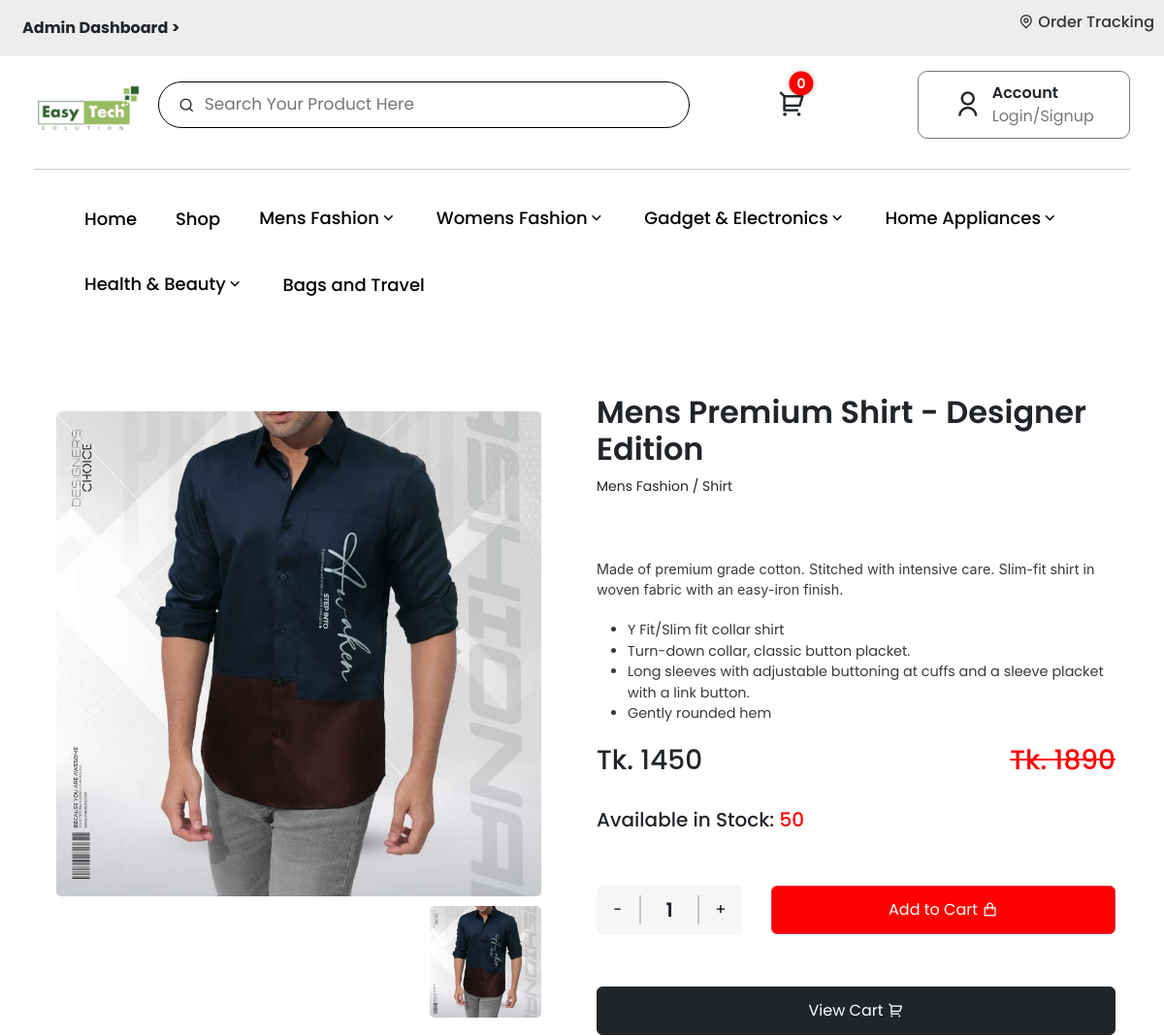
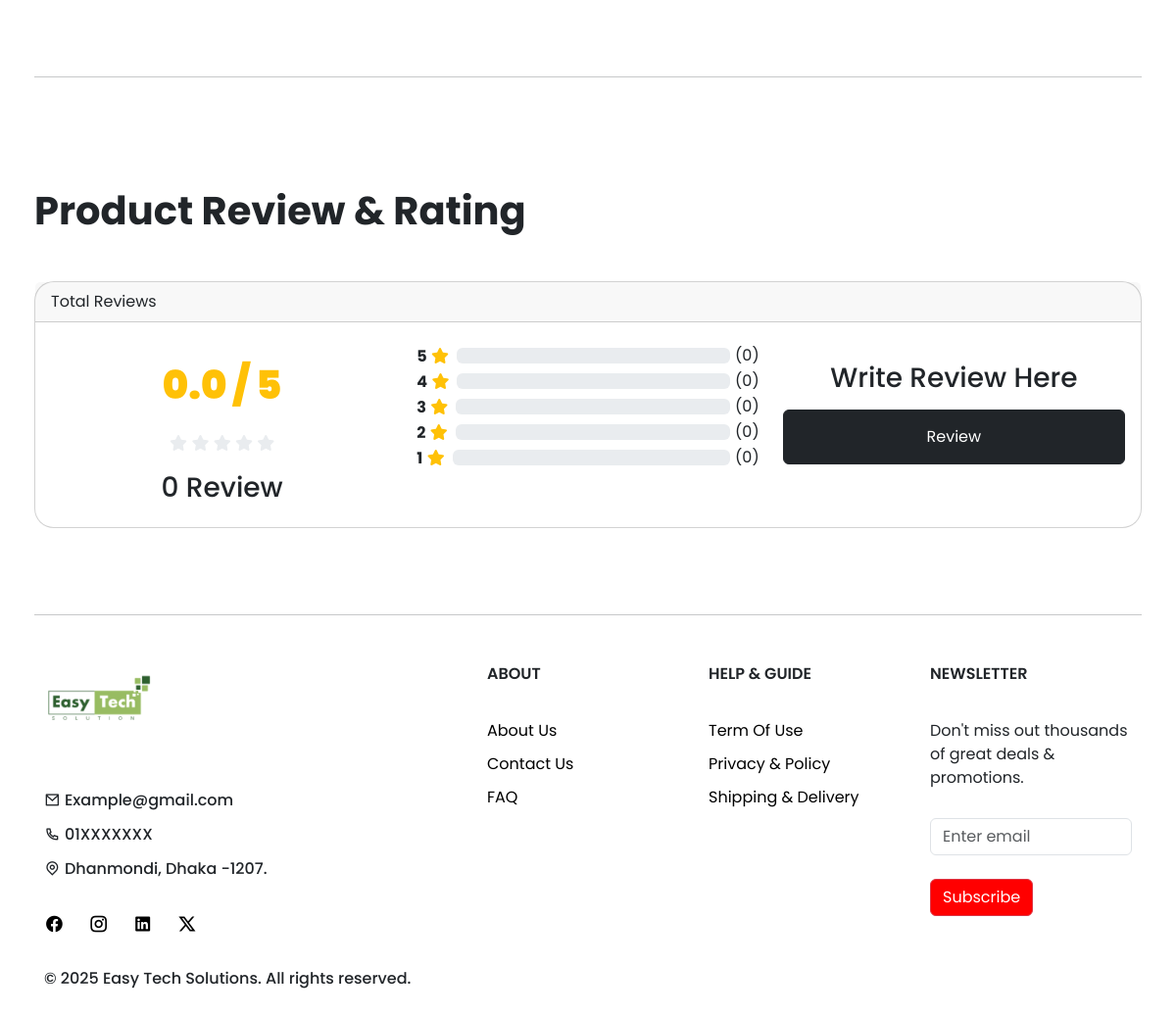
Page /product.php?pi=1 on the committed database (2 pictures, top to bottom).
### tables this page shows
CREATE TABLE `main_category` (
  `main_ctg_id` int(11) NOT NULL,
  `main_ctg_name` varchar(100) NOT NULL,
  `main_ctg_des` text DEFAULT NULL,
  `main_ctg_img` varchar(255) DEFAULT NULL
);

CREATE TABLE `product_info` (
  `product_id` int(11) NOT NULL,
  `product_title` varchar(255) NOT NULL,
  `product_regular_price` int(11) NOT NULL,
  `product_price` int(11) NOT NULL,
  `main_ctg_id` int(11) NOT NULL,
  `sub_ctg_id` int(11) NOT NULL,
  `available_stock` int(11) NOT NULL,
  `size_option` varchar(50) DEFAULT NULL,
  `product_keyword` varchar(255) DEFAULT NULL,
  `product_code` varchar(255) NOT NULL,
  `product_description` text DEFAULT NULL,
  `product_img1` varchar(255) DEFAULT NULL,
  `product_img2` varchar(255) DEFAULT NULL,
  `product_img3` varchar(255) DEFAULT NULL,
  `product_img4` varchar(255) DEFAULT NULL,
  `created_at` timestamp NOT NULL DEFAULT current_timestamp(),
  `product_type` text NOT NULL
);

CREATE TABLE `sub_category` (
  `sub_ctg_id` int(11) NOT NULL,
  `sub_ctg_name` varchar(100) NOT NULL,
  `main_ctg_name` varchar(100) NOT NULL
);

### product.php (the view, shortened to what this page needs)
<!DOCTYPE html>
<html lang="en">
<head>
    <link href="https://cdn.jsdelivr.net/npm/bootstrap@5.3.3/dist/css/bootstrap.min.css" rel="stylesheet">
    <link rel="stylesheet" href="css/style.css">
    <link rel="stylesheet" href="css/navbar.css">
    <link rel="stylesheet" href="css/cartbar.css">
    <link rel="stylesheet" href="css/product.css">
    <link rel="stylesheet" href="css/dark.css">
    <link rel="stylesheet" href="https://cdnjs.cloudflare.com/ajax/libs/remixicon/4.6.0/remixicon.css">
    <link rel="stylesheet" href="https://cdnjs.cloudflare.com/ajax/libs/font-awesome/6.7.2/css/all.min.css">
</head>
<body>
<?php
include 'order-tracking-bar.php';
include 'header.php';
?>
<section class="product py-5">
    <div class="container">
            <?php
                require 'database/dbConnection.php';
                $product_id = $_GET['pi'];
                $quantity = 1;
                $sql = "SELECT p.*, mc.main_ctg_name, sc.sub_ctg_name
                        FROM product_info p
                        JOIN main_category mc ON p.main_ctg_id = mc.main_ctg_id
                        JOIN sub_category sc ON p.sub_ctg_id = sc.sub_ctg_id
                        WHERE p.product_id='$product_id'";
                $result = $conn->query($sql);
                if ($result->num_rows > 0) {
                    $product = $result->fetch_assoc();
                    echo "
                        <div class='product-container' product-id='$product[product_id]' product-title='$product[product_title]' product-img='Admin/$product[product_img1]' product-price='$product[product_price]' product-quantity='$quantity'>
                            <div class='product-images'>
                                <div class='img-thumb'>
                                    <img id='main-image' src='img/{$product['product_img1']}' alt='Product Image'>";
                                    ?>
                                    <div class='img-small'>
                                        <?php
                                        if (!empty($product['product_img1'])) {
                                            echo "<img src='img/{$product['product_img1']}' alt='Thumbnail 1' onclick='changeImage(\"img/{$product['product_img1']}\")'>";
                                        }
                                        ?>
                                    </div>
                                    <?php
                                echo " </div>
                            </div>
                            <div class='product-details'>
                                <div>
                                    <h2 class='js-waypoint-sticky'>{$product['product_title']}</h2>
                                    <p>{$product['main_ctg_name']} / {$product['sub_ctg_name']}</p>
                                    <br>
                                    <p class='description'>{$product['product_description']}</p>
                                    <div class='price-inf' style='display: flex; justify-content: space-between;'>
                                        <h3 class='price'>Tk. {$product['product_price']}</h3>
                                        <h3 style='text-decoration: line-through; color: var(--theme);' class='price'>Tk. {$product['product_regular_price']}</h3>
                                    </div>
                                    <br>";
                                    if ($product['available_stock'] > 0) {
                                        echo "<h5>Available in Stock: <span style='color: var(--theme);'>{$product['available_stock']}</span></h5>";
                                        echo "<br>
                                    <br>
                                    <div class='btn-and-counter'>
                                        <div class='counter'>
                                            <button onclick='minus()' class='minus'>-</button>
                                            <span class='num'>$quantity</span>
                                            <button onclick='plus()' class='plus'>+</button>
                                        </div>
                                        <button onclick='addProductToCart(this)' class='btn btn-danger add-cart'>
                                            <span>Add to Cart</span> <i class='ri-shopping-bag-line'></i>
                                        </button>
                                    </div>";
                                    } else {
                                        echo "<h5 style='color: red;'>Out of stock!</h5>";
                                    }
                                echo"<br>
                                    <button onclick='window.location.href=\"viewCart.php\";' class='btn btn-dark buy-now'>
                                        <span>View Cart</span> <i class='ri-shopping-cart-2-line'></i>
                                    </button>
                                </div>
                            </div>
                        </div>
                    ";
                }
            ?>
        <br><br><hr>
    </div>
</section>
<?php include 'ratings.php'; ?>
<div class="container">
<br><hr><br>
</div>
<?php
include 'footer.php';
?>
</body>
</html>

### header.php (shortened to what this page needs)
<nav id="home">
    <div class="container">
        <div class="inner">
            <div class="logo">
                <a href="index.php"><span>
                    <?php include 'logo.php'; ?>
                </span></a>
            </div>
            <div class="search-area">
                <div class="search-row dropdown">
                    <i class="ri-search-line"></i>
                    <input id="input-box" type="text" autofocus required placeholder="Search Your Product Here" autocomplete="off">
                </div>
            </div>
            <div class="btn-area">
                <div class="cart-btn">
                    <div class="cart-container">
                        <div onclick="openCartBar()" class="cart-icon"><i class="ri-shopping-cart-2-line"></i></div>
                        <div class="cart-counter top-cart-counter">0</div>
                    </div>
                </div>
                <div class="login-btn" onclick="window.location.href='registration.php'">
                    <i class="ri-user-line"></i>
                    <div class="txt-area">
                        <p class="bold-title">Account</p>
                        <p class="gray-title">Login/Signup</p>
                    </div>
                </div>
            </div>
        </div>
        <div class="pages" id="pages">
            <div>
                    <?php include 'logo.php'; ?>
                <hr>
                <ul style="font-weight: 500;">
                    <li style="padding: 20px;"><a href="index.php">Home</a></li>
                    <li style="padding: 20px;"><a href="shop.php">Shop</a></li>
                    <?php
                        include 'database/dbConnection.php';
                        $mainCategoriesSql = "SELECT * FROM main_category";
                        $mainCategoriesResult = $conn->query($mainCategoriesSql);
                        if ($mainCategoriesResult->num_rows > 0) {
                            $index = 0;
                            while ($mainCategory = $mainCategoriesResult->fetch_assoc()) {
                                $index++;
                                $mainCtgName = $mainCategory['main_ctg_name'];
                                $subCategoriesStmt = $conn->prepare("SELECT * FROM sub_category WHERE main_ctg_name = ?");
                                $subCategoriesStmt->bind_param("s", $mainCtgName);
                                $subCategoriesStmt->execute();
                                $subCategoriesResult = $subCategoriesStmt->get_result();
                                if ($subCategoriesResult->num_rows <= 0) {
                                    ?>
                                        <li style="padding: 20px;"><a href="category.php?main_ctg_id=<?php echo $mainCategory['main_ctg_id']; ?>"><?php echo $mainCtgName; ?></a></li>
                                    <?php
                                } else {
                                    ?>
                                    <li style="padding: 20px;">
                                        <div class="dropdown">
                                            <button style="font-weight: 500;" onclick="dropdownBtn(<?php echo $index; ?>)" class="dropdown-btn"><?php echo $mainCtgName; ?><i class="ri-arrow-down-s-line"></i></button>
                                        </div>
                                    </li>
                                <?php
                                }
                            }
                        }
                    ?>
                </ul>
            </div>
        </div>
    </div>
</nav>

### css/style.css (style rules this page uses)
:root { --white: #fff; --black: #000; --gray: #787878; --topback: #F4F6F8; --back2: #fffcf886; --theme: #ff0000; --themehover: #cf0909; }
* { margin: 0; padding: 0; box-sizing: border-box; font-family: "Poppins", serif; }
html { scroll-behavior: smooth; }
body { transition: .3s; }
a { color: var(--black); text-decoration: none; cursor: pointer; }
p { margin-bottom: 0; }
ul, li { list-style: none; }
.bold-title { font-weight: 600; }
.gray-title { color: var(--gray); }
.btn-danger { background: var(--theme); }
.container { max-width: 1670px; margin-left: auto; margin-right: auto; padding: 0 35px; }

### css/navbar.css (style rules this page uses)
.cart-container { position: relative; display: inline-block; margin-right: 30px; }
.cart-icon { position: relative; }
.cart-counter { position: absolute; top: 0; background-color: red; color: white; font-size: 14px; font-weight: 600; min-width: 25px; min-height: 25px; border-radius: 50%; display: flex; align-items: center; justify-content: center; transform: translate(50%, -50%); box-shadow: 0 0 5px rgba(0, 0, 0, 0.3); }
.logo a { font-size: 2.6rem; font-weight: 600; letter-spacing: -3px; transition: .3s; }
nav .container { transition: .3s ease; }
nav .inner { width: 100%; padding: 15px 0; display: flex; align-items: center; }
.logo { width: 10%; }
.search-area { width: 50%; }
.btn-area { width: 40%; }
.search-area { margin: 0 15px; border-radius: 25px; border: 1px solid var(--black); }
.search-row { display: flex; align-items: center; padding: 10px 20px; }
.search-area .search-row input { margin-left: 10px; flex: 1; border: 0; outline: 0; background: transparent; font-size: 17px; }
.btn-area { display: flex; }
.btn-area i { font-size: 1.8rem; padding-right: 10px; cursor: pointer; transition: .3s; }
.call, .cart-btn, .login-btn { display: flex; width: 33.33%; align-items: center; justify-content: center; }
.login-btn { border: 1px solid var(--gray); border-radius: 10px; padding: 10px; cursor: pointer; transition: .3s; }
.pages ul { display: flex; flex-wrap: wrap; align-items: center; }
.pages ul li { padding: 5px 20px; }
.pages ul li a { font-size: 18px; }
.dropdown button { font-size: 18px; border: none; cursor: pointer; background: none; }
@media only screen and (max-width: 1450px) { .cart-btn, .login-btn { width: 50%; } }

### css/product.css (style rules this page uses)
.product-container { display: grid; grid-template-areas: 'prd-img prd-dt'; grid-template-columns: 50% 50%; }
.product-container > div { padding: 15px; }
.product-images { grid-area: prd-img; display: flex; flex-direction: column; gap: 10px; margin-right: 20px; }
.product-details { grid-area: prd-dt; display: flex; align-items: center; }
.img-thumb { max-width: 500px; margin: auto; }
.product-images img { display: block; object-fit: cover; width: 100%; cursor: pointer; border-radius: 5px; margin-left: auto; }
.product-images .img-small { display: flex; column-gap: 10px; margin-top: 10px; width: 100%; }
.product-images .img-small img { object-fit: cover; width: 23%; }
.product-details h2 { font-weight: 600; }
.product-details p { font-size: 14px; margin-bottom: 20px; }
.product-details .description { max-width: 500px; }
.buy-now { width: 100%; height: 50px; }
.btn-and-counter { display: flex; margin-bottom: 30px; }
.add-cart { width: 100%; }
.counter { width: 150px; height: 50px; display: flex; align-items: center; justify-content: center; border-radius: 5px; background: var(--topback); margin-right: 30px; }
.counter span { width: 100%; text-align: center; font-size: 20px; font-weight: 600; }
.counter .plus, .counter .minus { border: 0; outline: 0; padding: 10px; width: 80px; background: none; cursor: pointer; }
.counter span.num { font-size: 20px; border-right: 2px solid rgba(0,0,0,0.2); border-left: 2px solid rgba(0,0,0,0.2); }

### product.php (style rules this page uses)
.product-details ul li { list-style: disc; }

### rows in the picture
main_category: main_ctg_name "Mens Fashion"
main_category: main_ctg_name "Womens Fashion"
main_category: main_ctg_name "Gadget & Electronics"
main_category: main_ctg_name "Home Appliances"
main_category: main_ctg_name "Health & Beauty"
main_category: main_ctg_name "Bags and Travel"
product_info: product_img1 (picture), product_title "Mens Premium Shirt - Designer Edition", main_ctg.main_ctg_name "Mens Fashion", sub_ctg.sub_ctg_name "Shirt", product_description "Made of premium grade cotton. Stitched with intensive care. Slim-fit shirt in woven fabric with an easy-iron finish. Y Fit/Slim fit collar shirt Turn-down collar, classic button placket. Long sleeves with adjustable buttoning at cuffs and a sleeve placket with a link button. Gently rounded hem", product_price "1450", product_regular_price "1890", available_stock "50"

### other values in the picture
$quantity "1"
